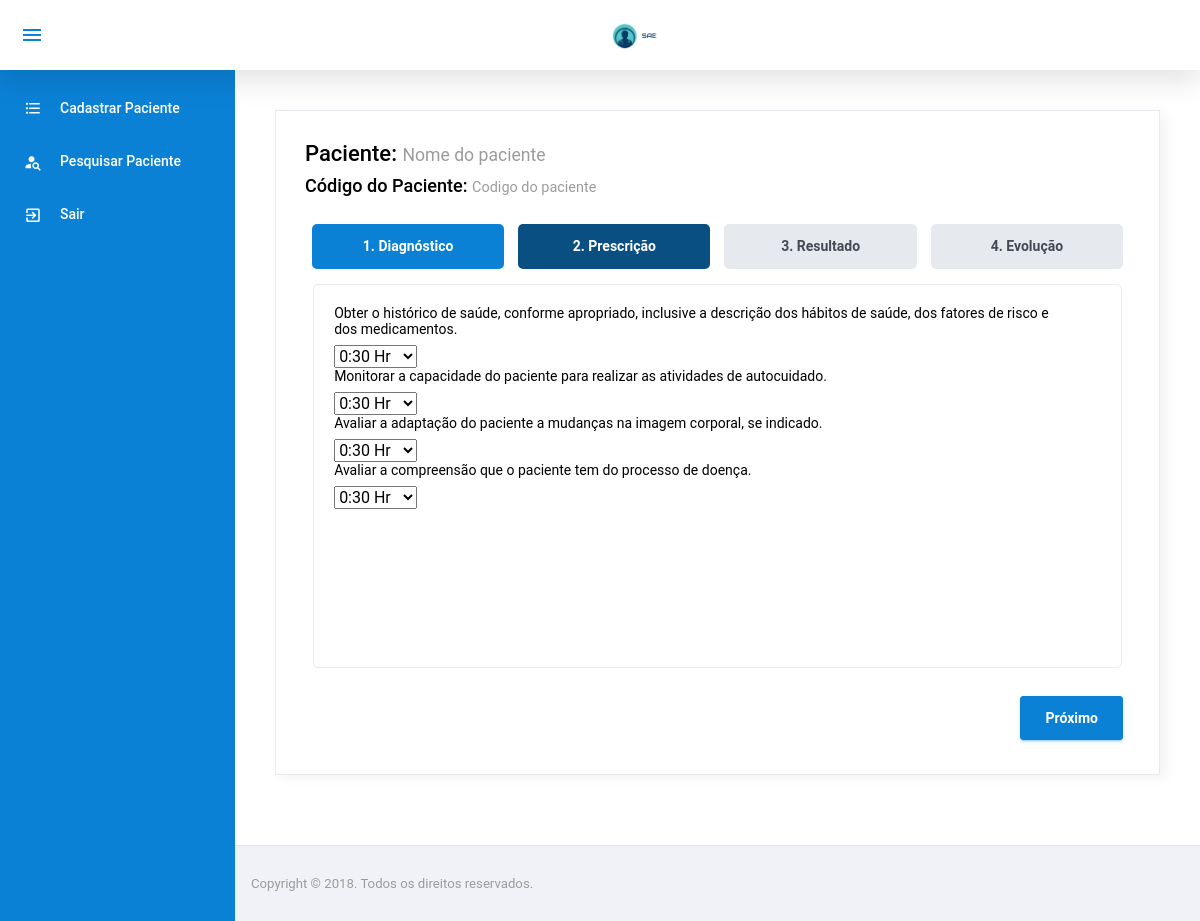
Screenshot of /rotina/RotinaPrescricaoRot.php?idQuestionario=15 (signed in) with the database file from the repository.
### tables this page shows
CREATE TABLE `pacienteprescricao` (
  `IdDiagnostico` int(11) NOT NULL,
  `IdPrescricao` int(11) NOT NULL,
  `IdQuestionarioDiagPresc` int(11) NOT NULL,
  `Rotina` varchar(200) NOT NULL
);

CREATE TABLE `prescricao` (
  `IdPrescricao` int(11) NOT NULL,
  `Descricao` varchar(300) NOT NULL
);

### config/BD.php (called while the page is built, shortened)
<?php
	class BancoDados{
		public static function obterConexao(){
			if(isset($conexao) == false){
				$conexao = new PDO("mysql:dbname=u989534060_sae;host=localhost","root","",array(PDO::MYSQL_ATTR_INIT_COMMAND => "SET NAMES utf8"));
				$conexao->setAttribute(PDO::ATTR_ERRMODE, PDO::ERRMODE_EXCEPTION);
			}
			return $conexao;
		}
	}
?>

### model/PacientePrescricaoModel.php (called while the page is built, shortened)
<?php
	require_once $_SERVER["DOCUMENT_ROOT"] . "/sae/config/BD.php";
	class PacientePrescricaoModel{
		private $bd;
		 function __construct(){
		 	$this->bd = BancoDados::obterConexao();
		 }
		 public function listarTodosPorQuestionarioDiagPresc($idQuestionarioDiagPresc){
			$listarTodosPorQuestionarioDiagPresc = $this->bd->prepare("SELECT * from pacienteprescricao where IdQuestionarioDiagPresc = :idQuestionarioDiagPresc");
            $listarTodosPorQuestionarioDiagPresc->bindParam(":idQuestionarioDiagPresc", $idQuestionarioDiagPresc);
            $listarTodosPorQuestionarioDiagPresc->execute();
            $res = $listarTodosPorQuestionarioDiagPresc->fetchAll(PDO::FETCH_ASSOC);
            return $res;
		 }
	}
?>

### model/PrescricaoModel.php (called while the page is built, shortened)
<?php
	require_once $_SERVER["DOCUMENT_ROOT"] . "/sae/config/BD.php";
	class PrescricaoModel{
		private $bd;
		 function __construct(){
		 	$this->bd = BancoDados::obterConexao();
		 }
         public function listarID($idPrescricao){
            $listarUm = $this->bd->prepare("SELECT * from prescricao where idPrescricao = :idPrescricao");
            $listarUm->bindParam(":idPrescricao", $idPrescricao, PDO::PARAM_INT);
            $listarUm->execute();
            $res = $listarUm->fetch(PDO::FETCH_ASSOC);
            return $res;
         }
	}
?>

### rotina/RotinaPrescricaoRot.php (the view, shortened to what this page needs)
<!DOCTYPE html>
<html lang="pt-br">
<?php
    include $_SERVER["DOCUMENT_ROOT"] . "/sae/template/header.php";
    require_once $_SERVER["DOCUMENT_ROOT"]	. "/sae/model/PacientePrescricaoModel.php";
    require_once $_SERVER["DOCUMENT_ROOT"]	. "/sae/model/PrescricaoModel.php";
    $idQuestionario = $_GET["idQuestionario"];
    $pacientePrescricaoModel = new PacientePrescricaoModel();
    $prescricaoModel = new PrescricaoModel();
    $resQuestionarioPresc = $pacientePrescricaoModel->listarTodosPorQuestionarioDiagPresc($idQuestionario);
?>
<body>
  <div class="container-scroller">
    <?php require '../template/menuENF.php'; ?>
      <div class="main-panel">
        <div class="content-wrapper">
            <div class="row">
                <div class="col-12 grid-margin">
                  <div class="card">
                    <div class="card-body">
                      <h4>Paciente: <small class="text-muted">Nome do paciente</small> </h4>
                      <h5>Código do Paciente: <small class="text-muted">Codigo do paciente</small> </h5>
                      <br>
                      <form id="form-rotina" method="POST" action="../controller/QuestionarioDiagnosticoController.php?acao=cadastrarPrescricaoRot">
                        <div role="application" class="wizard clearfix" id="steps-uid-0"><div class="steps clearfix">
                            <ul role="tablist">
                                <li role="tab" class="first done" aria-disabled="false" aria-selected="true">
                                    <a id="steps-uid-0-t-0" aria-controls="steps-uid-0-p-0">
                                    <span class="number">1.</span> Diagnóstico</a>
                                </li>
                                <li role="tab" class="current" aria-disabled="false" aria-selected="false">
                                    <a id="steps-uid-0-t-1" aria-controls="steps-uid-0-p-1">
                                    <span class="number">2.</span> Prescrição</a>
                                </li>
                                <li role="tab" class="disabled" aria-disabled="true">
                                    <a id="steps-uid-0-t-2"  aria-controls="steps-uid-0-p-2">
                                    <span class="number">3.</span> Resultado</a>
                                </li>
                                <li role="tab" class="disabled last" aria-disabled="true">
                                    <a id="steps-uid-0-t-3"  aria-controls="steps-uid-0-p-3">
                                    <span class="number">4.</span> Evolução</a>
                                </li>
                            </ul>
                        </div>
                        <div class="content clearfix">
                          <section id="steps-uid-0-p-1" role="tabpanel" aria-labelledby="steps-uid-0-h-1" class="body current" style="left: 0px;" aria-hidden="false">
                          <?php
                                  foreach($resQuestionarioPresc as $prescricao){
                          ?>
                          <?php
                                    $resPrescricao = $prescricaoModel->listarID($prescricao["IdPrescricao"]);
                                    ?>
                                    <p><?php echo $resPrescricao['Descricao']?></p>
                                    <select name="prescricao<?php echo $prescricao["IdPrescricao"] ?>">
                                    <option value="0:30 Hr">0:30 Hr</option>
                                    </select>
                                  <?php } ?>
                          </section>
                        </div>
                        <div class="actions clearfix">
                            <ul role="menu" aria-label="Pagination">
                              <li aria-hidden="false" aria-disabled="false">
                                <button class="add btn btn-primary font-weight-bold" type="submit">Próximo</button>
                              </li>
                            </ul>
                          </div>
                        </div>
                      </form>
                    </div>
                  </div>
                </div>
              </div>
        </div>
        <?php require '../template/footer.php';?>
      </div>
    </div>
  </div>
</body>
</html>

### rows the page displays
pacienteprescricao: prescricao.Descricao "Obter o histórico de saúde, conforme apropriado, inclusive a descrição dos hábitos de saúde, dos fatores de risco e dos medicamentos.", IdPrescricao "0:30 Hr"
pacienteprescricao: prescricao.Descricao "Monitorar a capacidade do paciente para realizar as atividades de autocuidado.", IdPrescricao "0:30 Hr"
pacienteprescricao: prescricao.Descricao "Avaliar a adaptação do paciente a mudanças na imagem corporal, se indicado.", IdPrescricao "0:30 Hr"
pacienteprescricao: prescricao.Descricao "Avaliar a compreensão que o paciente tem do processo de doença.", IdPrescricao "0:30 Hr"
